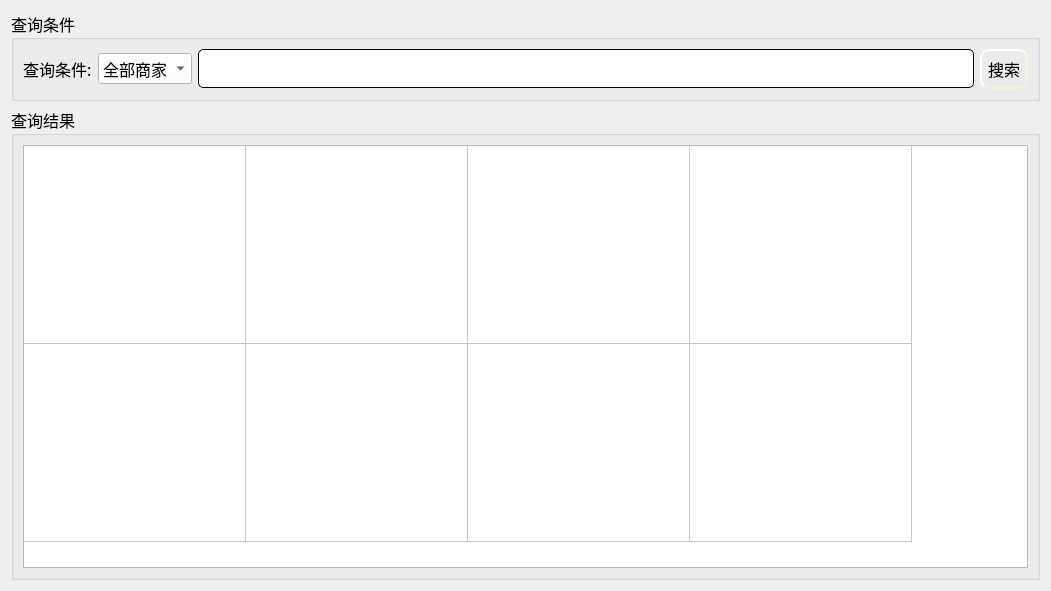
<?xml version="1.0" encoding="UTF-8"?>
<ui version="4.0">
 <class>MerchantData</class>
 <widget class="QWidget" name="MerchantData">
  <property name="geometry">
   <rect>
    <x>0</x>
    <y>0</y>
    <width>1051</width>
    <height>591</height>
   </rect>
  </property>
  <property name="windowTitle">
   <string>Form</string>
  </property>
  <layout class="QGridLayout" name="gridLayout_5">
   <item row="0" column="0">
    <layout class="QGridLayout" name="gridLayout_4">
     <item row="0" column="0">
      <widget class="QGroupBox" name="groupBox">
       <property name="sizePolicy">
        <sizepolicy hsizetype="Preferred" vsizetype="Preferred">
         <horstretch>0</horstretch>
         <verstretch>0</verstretch>
        </sizepolicy>
       </property>
       <property name="font">
        <font>
         <family>微软雅黑</family>
         <pointsize>12</pointsize>
        </font>
       </property>
       <property name="title">
        <string>查询条件</string>
       </property>
       <layout class="QGridLayout" name="gridLayout_2">
        <item row="0" column="0">
         <layout class="QGridLayout" name="gridLayout">
          <item row="0" column="0">
           <widget class="QLabel" name="label">
            <property name="text">
             <string>查询条件:</string>
            </property>
           </widget>
          </item>
          <item row="0" column="2">
           <widget class="QLineEdit" name="le_select">
            <property name="enabled">
             <bool>false</bool>
            </property>
            <property name="sizePolicy">
             <sizepolicy hsizetype="Expanding" vsizetype="Fixed">
              <horstretch>0</horstretch>
              <verstretch>0</verstretch>
             </sizepolicy>
            </property>
            <property name="styleSheet">
             <string notr="true">QLineEdit{
    border-style: outset;
    border-width: 1px;
    border-radius: 5px;

    min-width: 5em;
    padding: 6px;
}</string>
            </property>
           </widget>
          </item>
          <item row="0" column="1">
           <widget class="QComboBox" name="comboBox">
            <property name="sizePolicy">
             <sizepolicy hsizetype="Preferred" vsizetype="Fixed">
              <horstretch>0</horstretch>
              <verstretch>0</verstretch>
             </sizepolicy>
            </property>
            <property name="font">
             <font>
              <family>微软雅黑</family>
              <pointsize>12</pointsize>
             </font>
            </property>
            <property name="styleSheet">
             <string notr="true">background-color: rgb(255, 255, 255);</string>
            </property>
            <item>
             <property name="text">
              <string>全部商家</string>
             </property>
            </item>
            <item>
             <property name="text">
              <string>商家名称</string>
             </property>
            </item>
           </widget>
          </item>
          <item row="0" column="3">
           <widget class="QPushButton" name="pb_select">
            <property name="sizePolicy">
             <sizepolicy hsizetype="Minimum" vsizetype="Fixed">
              <horstretch>0</horstretch>
              <verstretch>0</verstretch>
             </sizepolicy>
            </property>
            <property name="font">
             <font>
              <family>微软雅黑</family>
              <pointsize>12</pointsize>
             </font>
            </property>
            <property name="styleSheet">
             <string notr="true">QPushButton{
	background-image: url(:/ico/pb1.jpg);
    border-style: outset;
    border-width: 2px;
    border-radius: 10px;
    border-color: beige;
    min-width: 5em;
    padding: 6px;
}
QPushButton:hover
{
	
	background-image: url(:/ico/pb.jpg);
    border-style: inset;
}

QPushButton:pressed{
	
	background-image: url(:/ico/pb2.jpg);
    border-style: inset;
}


</string>
            </property>
            <property name="text">
             <string>搜索</string>
            </property>
           </widget>
          </item>
         </layout>
        </item>
       </layout>
      </widget>
     </item>
     <item row="1" column="0">
      <widget class="QGroupBox" name="groupBox_2">
       <property name="font">
        <font>
         <family>微软雅黑</family>
         <pointsize>12</pointsize>
        </font>
       </property>
       <property name="title">
        <string>查询结果</string>
       </property>
       <layout class="QGridLayout" name="gridLayout_3">
        <item row="0" column="0">
         <widget class="QTableWidget" name="tableWidget">
          <property name="rowCount">
           <number>2</number>
          </property>
          <property name="columnCount">
           <number>4</number>
          </property>
          <attribute name="horizontalHeaderVisible">
           <bool>false</bool>
          </attribute>
          <attribute name="horizontalHeaderDefaultSectionSize">
           <number>222</number>
          </attribute>
          <attribute name="verticalHeaderVisible">
           <bool>false</bool>
          </attribute>
          <attribute name="verticalHeaderDefaultSectionSize">
           <number>198</number>
          </attribute>
          <row/>
          <row/>
          <column/>
          <column/>
          <column/>
          <column/>
         </widget>
        </item>
       </layout>
      </widget>
     </item>
    </layout>
   </item>
  </layout>
 </widget>
 <resources/>
 <connections/>
</ui>
